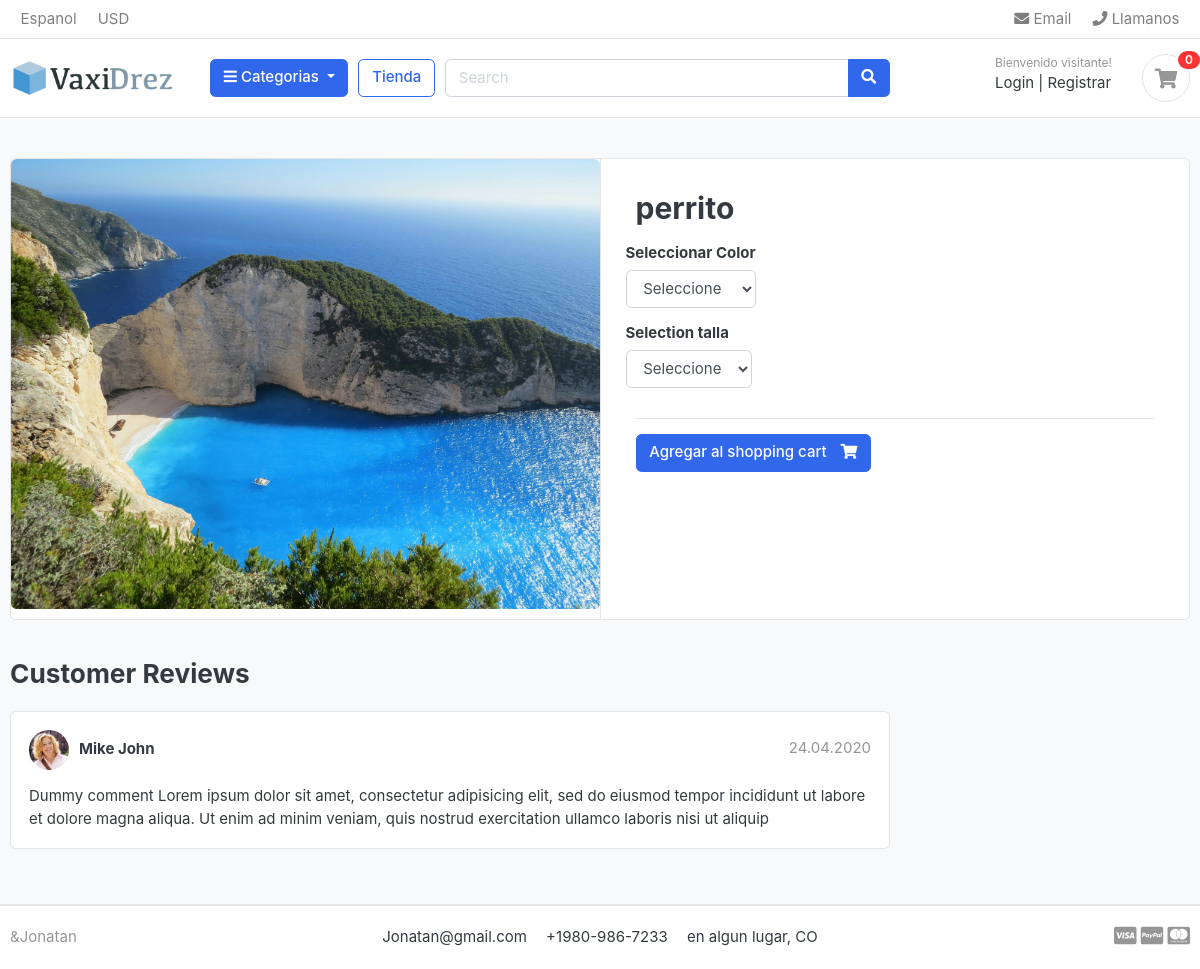
Screenshot of /store/muebles-de-oficina/perrito/ with the database file from the repository.
### store/models.py (models this page shows, shortened)
class Product(models.Model):
    product_name = models.CharField(max_length=200, unique=True)
    slug = models.CharField(max_length=200, unique=True)
    description = models.TextField(max_length=500, blank=True)
    price = models.IntegerField()
    images = models.ImageField(upload_to='photos/products')
    stock = models.IntegerField()
    is_available = models.BooleanField(default=True)
    category = models.ForeignKey(Category, on_delete=models.CASCADE)
    created_date = models.DateTimeField(auto_now_add=True)
    modified_date = models.DateTimeField(auto_now=True)

### store/views.py (the view)
# urls.py: path('<slug:category_slug>/<slug:product_slug>/', views.product_detail, name="product_detail"),
def product_detail(request, category_slug, product_slug):
    try:
        single_product = Product.objects.get(category__slug=category_slug, slug=product_slug)
        in_cart = CartItem.objects.filter(cart__cart_id=_cart_id(request), producto=single_product).exists()
    except Exception as e:
        raise e
    context = {'single_product': single_product, 'in_cart': in_cart}
    return render(request, 'store/product_detail.html', context)

### carts/context_processors.py (called while the page is built)
def counter(request):
    cart_count = 0
    try:
        cart = Cart.objects.filter(cart_id=_cart_id(request))
        cart_items = CartItem.objects.all().filter(cart=cart[:1])
        for cart_item in cart_items:
            cart_count += cart_item.quantity
    except Cart.DoesNotExist as e:
        cart_count = 0
    return dict(cart_count=cart_count)

### carts/views.py (called while the page is built)
def _cart_id(request):
    cart_data = request.session.session_key
    if not cart_data:
        cart_data = request.session.create()
    return cart_data

### category/context_processors.py (called while the page is built)
def menu_links(request):
    links = Category.objects.all()
    return dict(links=links)

### category/models.py (called while the page is built)
    def get_url(self):
        return reverse('products_by_category', args=[self.slug])

### store/models.py (called while the page is built)
    def colors(self):
        return super(VariationManager, self).filter(Variation_category='color', is_active=True)

    def tallas(self):
        return super(VariationManager, self).filter(Variation_category='talla', is_active=True)

### templates/store/product_detail.html (shortened to what this page needs)
{% extends 'base.html'  %}
{% block content %}
<section class="section-content padding-y bg">
    <div class="container">
    <div class="card">
        <div class="row no-gutters">
            <aside class="col-md-6">
    <article class="gallery-wrap">
        <div class="img-big-wrap">
           <a href="#"><img src="{{single_product.images.url}}"></a>
        </div>
    </article>
            </aside>
            <main class="col-md-6 border-left">
                <form action="{%  url 'add_cart' single_product.id %}" method="POST" >
                        <article class="content-body">
                        <h2 class="title">{{single_product.product_name}}</h2>
                            <div class="row">
                                <div class="item-option-select">
                                    <h6>Seleccionar Color</h6>
                                        <select class="form-control" name="color" required>
                                            <option value="" disabled selected>Seleccione</option>
                                        </select>
                                </div>
                            </div>
                            <div class="row">
                                <div class="item-option-select">
                                    <h6>Selection talla</h6>
                                       <select class="form-control" name="talla" required>
                                         <option value="" disabled selected>Seleccione</option>
                                        </select>
                                </div>
                            </div>
                            <hr>
                            {%  if single_product.stock <= 0 %}
                                <h5>Producto fuera de stock </h5>
                            {% else %}
                                <button  type="submit"  class="btn  btn-primary"> <span class="text">Agregar al shopping cart</span> <i class="fas fa-shopping-cart"></i>  </button>
                            {%  endif %}
    </article>
                </form>
            </main>
        </div>
    </div>
    <br>
    <div class="row">
                <div class="col-md-9">
        <header class="section-heading">
            <h3>Customer Reviews </h3>
        </header>
        <article class="box mb-3">
            <div class="icontext w-100">
                <img src="./images/avatars/avatar1.jpg" class="img-xs icon rounded-circle">
                <div class="text">
                    <span class="date text-muted float-md-right">24.04.2020 </span>
                    <h6 class="mb-1">Mike John </h6>
                </div>
            </div>
            <div class="mt-3">
                <p>
                    Dummy comment Lorem ipsum dolor sit amet, consectetur adipisicing elit, sed do eiusmod
                    tempor incididunt ut labore et dolore magna aliqua. Ut enim ad minim veniam,
                    quis nostrud exercitation ullamco laboris nisi ut aliquip
                </p>
            </div>
        </article>
        </div>
    </div>
    </div>
    </section>
{% endblock %}

### static/css/ui.css (style rules this page uses)
html { font-family: "Inter", sans-serif; font-size: 15px; }
.content-body { flex: 1 1 auto; padding: 2rem 2.3rem; }
.img-xs, .img-sm, .img-md, .img-lg { -o-object-fit: cover; object-fit: cover; flex-shrink: 0; flex-grow: 0; }
.img-xs { width: 40px; height: 40px; }
.padding-y { padding-top: 40px; padding-bottom: 40px; }
article:after, .form-group:after { display: block; clear: both; content: ""; }
.bg { background-color: #f8f9fa; }
.section-heading { margin-bottom: 20px; margin-top: 15px; }
p:last-child { margin-bottom: 0; }
.btn .text + i { margin-left: 10px; }
.icontext { display: inline-flex; align-items: center; vertical-align: middle; }
.icontext .text { width: 100%; line-height: 1.2; }
.icontext .icon { position: relative; margin-right: 10px; flex-shrink: 0; flex-grow: 0; }
.box { padding: 18px; background: #fff; border-radius: 0.37rem; border: 1px solid #e4e4e4; }
.box img { max-width: 100%; }
.gallery-wrap .img-big-wrap { margin-bottom: 10px; border-radius: 0.37rem; overflow: hidden; background-color: #fff; }
.gallery-wrap .img-big-wrap a { text-align: center; display: block; }
.gallery-wrap .img-big-wrap img { height: 450px; width: auto; display: inline-block; }
.item-option-select { margin-bottom: 1rem; display: inline-block; margin-right: 15px; }

### rows the page displays
Product: images (picture), product_name "perrito"

### other values shown
{{ cart_count }} "0"
